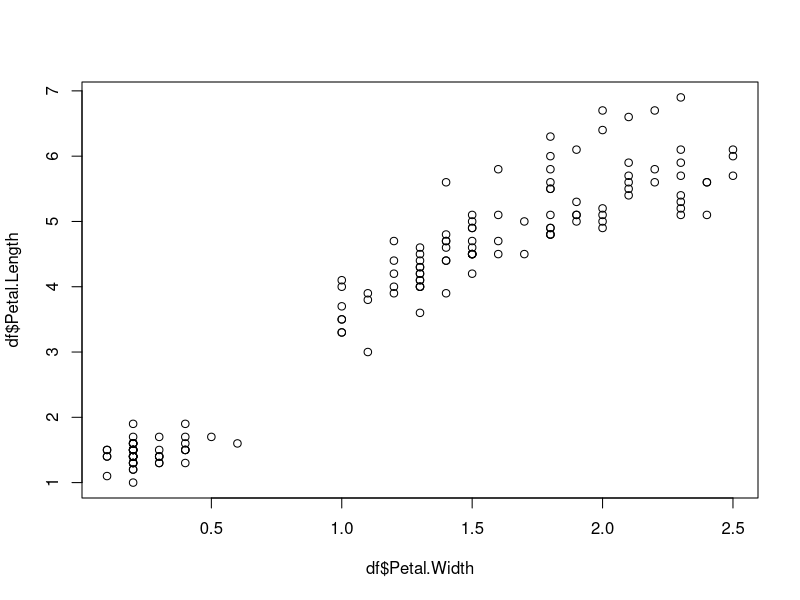
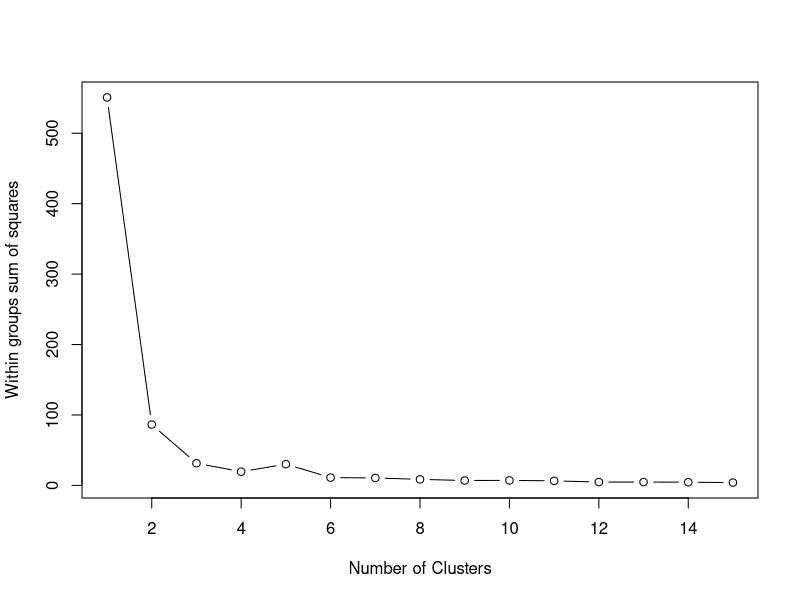
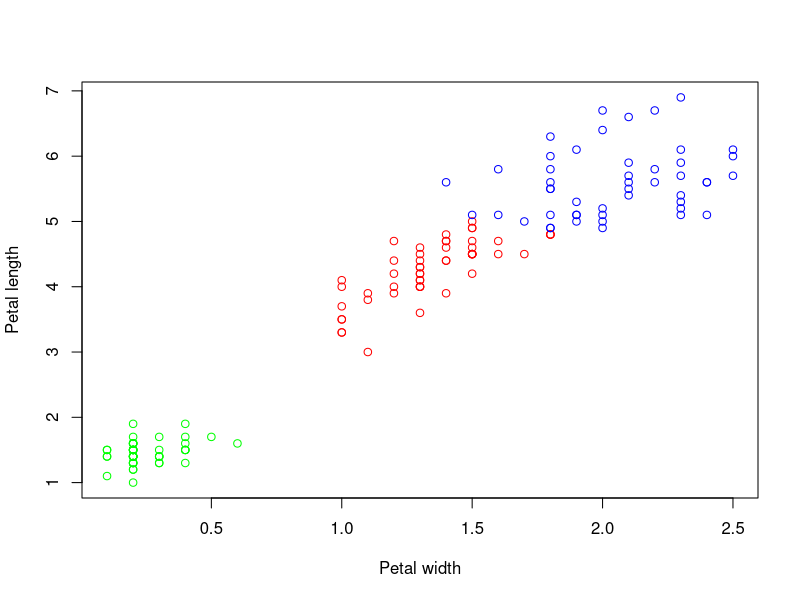

The R source for these figures, in order:
## ---- chunk 1
library(datasets)
df <- datasets::iris
head(df)
## ---- chunk 2
unique(df$Species)
## ---- chunk 3
# Plot Petal.Length ~ Petal.Width data
plot(df$Petal.Length ~ df$Petal.Width)

# Find number of clusters using wss
wss <- (nrow(df[, 3:4])-1)*sum(apply(df[, 3:4],2,var))
for (i in 2:15) wss[i] <- sum(kmeans(df[, 3:4], i)$withinss)
plot(1:15, wss, type="b", xlab="Number of Clusters", ylab="Within groups sum of squares")
## ---- chunk 4
# Make k-means with 3 clasters
ncl <- 3
cl <- stats::kmeans(df[, 3:4], ncl, nstart = 20)
cl

# Compair result of clustering with real data (3 species of iris are in analysis)
table(cl$cluster, df$Species)

# Plot data
clusters <- split.data.frame(df, cl$cluster)
xlim <- c(min(df$Petal.Width), max(df$Petal.Width))
ylim <- c(min(df$Petal.Length), max(df$Petal.Length))
col <- c('red', 'green', 'blue')
plot(0, xlab='Petal width', ylab='Petal length', xlim=xlim, ylim=ylim)
for ( i in 1:ncl ) {
  points(clusters[[i]]$Petal.Length ~ clusters[[i]]$Petal.Width, col=col[i], xlim=xlim, ylim=ylim)
}
